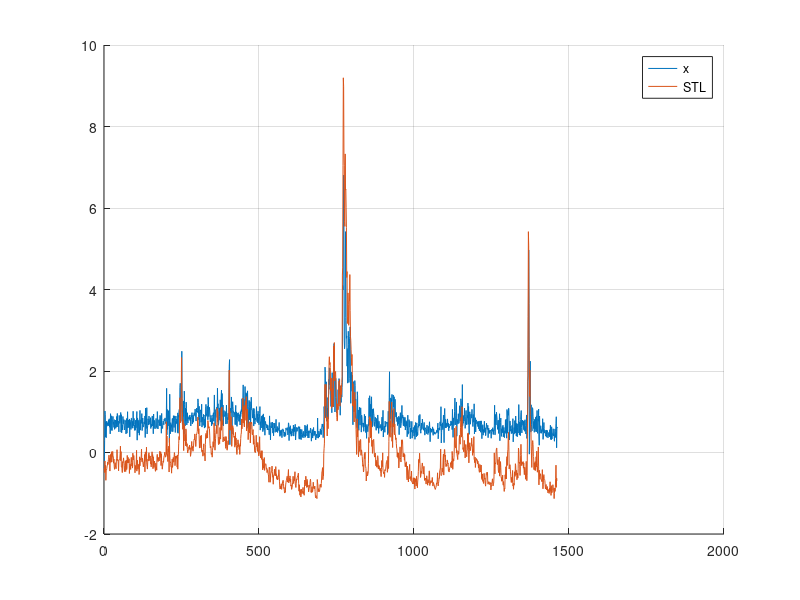

Reproduce this figure in MATLAB.
%% proj_finance.m - Cours Modelisation - Saclay, 2021-22.
% This file uses the Rulkov Map as defined in Eqn. 4 of the paper to model
% the stock market data of STLFSI2, in an attempt to recreate the graphs in
% Figure 3 and 4.

%% System parameters and calls; 
% rng(0) % Seeds the random number generator
clear all;  %#ok<CLALL>
clc; 

%% Initialising our Rulkov vectors
% Parameters: 
load('test_parameters.mat'); 

t_max = length(stl_data); 

y = zeros(t_max+1, 1); 
x = zeros(t_max+1, 1); 

% Initial Conditions 
x(1) = stl_data(1);
y(1) = stl_data(1);
%delta = ; 
%% 
% Modelling a Rulkov m% Determined by the number of timestamps/data that we have
f = @(t, x) alpha ./ (1 + x(t).^n);  
for t=1:t_max% plot(f(1:t_max,x))
    x(t+1) = f(t, x) + gamma*y(t) + stl_data(t); %stl_data(t)=delta; 
    y(t+1) = beta * y(t) - mu * x(t) + eta(); % eta*randn() for the second model
end

hold on; 
plot(x);  
plot(stl_data); 
legend("x", "STL")
grid on ; 